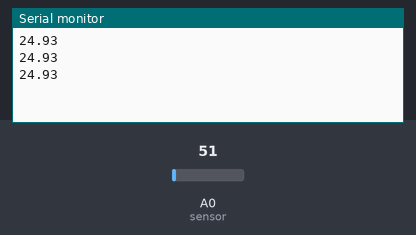
A sketch run on a simulated Arduino Uno, built with avr-gcc and run on an emulated ATmega328P. On the bench: the last lines printed to the serial monitor. Inputs (shaded band) come from the test bench; at power-on: A0 (sensor) = 51.

Above: at 1.3 s.
1.4 s: A0 (sensor) set to 61
At 1.9 s:
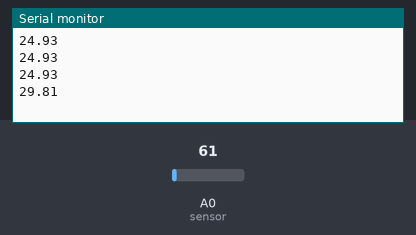
2.9 s: A0 (sensor) set to 71
At 3.4 s:
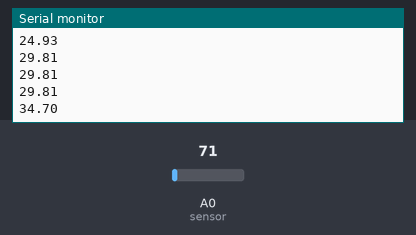
Timing chart, 0 to 5.9 s (numbered marks = the images above; inputs shaded):
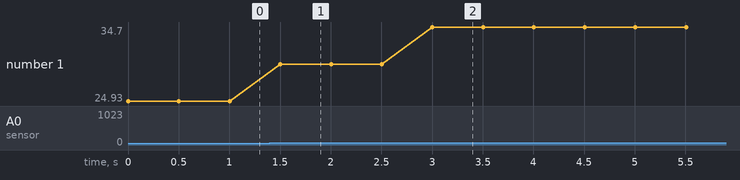

Measured:
- after the input at 1.4 s, the serial monitor: prints a new line after 0.10 s (image 1)
- after the input at 2.9 s, the serial monitor: prints a new line after 0.10 s (image 2)
- plotted number 1: 24.93 → 29.81 after the input at 1.4 s, 29.81 → 34.7 after the input at 2.9 s

The sketch:

temperature_graph.ino
```cpp
void setup() {
  Serial.begin(9600); // Start serial communication
}

void loop() {
  int sensorValue = analogRead(A0); // Read analog value from sensor
  float voltage = sensorValue * 5.0 / 1023.0; // Convert to voltage
  float temperatureC = voltage * 100; // Convert voltage to °C (for LM35)

  Serial.println(temperatureC); // Print temp value (used by Serial Plotter)

  delay(500); // Delay for readability
}
```
